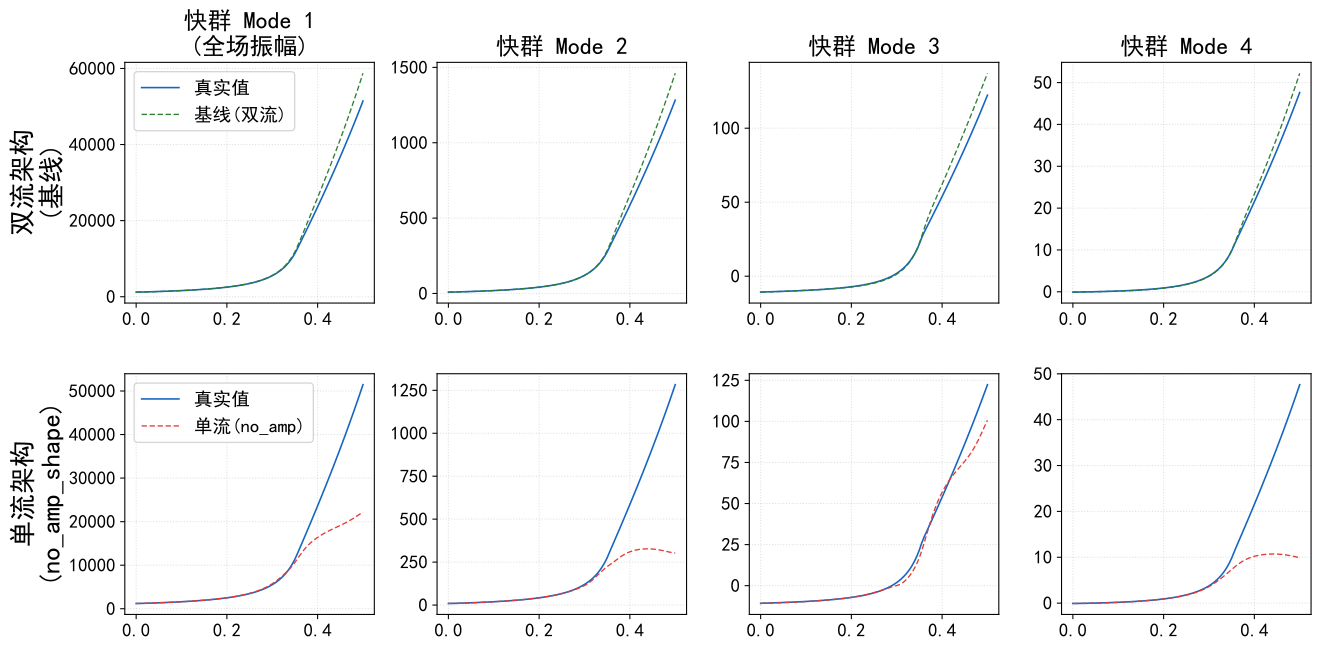

Here is the Python script that generated this plot:
# 图 5-3: 双流 vs 单流架构 POD 系数轨迹对比 — 同一外推算例，仅展示快群 4 阶
import matplotlib
matplotlib.use('Agg')
import matplotlib.pyplot as plt
import numpy as np
import os

plt.rcParams.update({
    'font.sans-serif': ['SimHei', 'Songti SC', 'Arial'],
    'font.family': 'sans-serif',
    'font.size': 20,
    'axes.labelsize': 20,
    'legend.fontsize': 20,
    'figure.dpi': 300,
    'axes.unicode_minus': False,
    'savefig.bbox': 'tight',
})

DATA = '2D-PINN/data-processed'
BASE = '2D-PINN/ablation/no_cumsum/results'
ABL  = '2D-PINN/ablation/no_amp_shape/results'

A_true = np.load(os.path.join(DATA, 'A_test.npy'))
A_base = np.load(os.path.join(BASE, 'test_extrap', 'A_pred.npy'))
A_abl  = np.load(os.path.join(ABL, 'test_extrap', 'A_pred.npy'))

t = np.arange(0, 0.505, 0.005)
case_idx = 0  # representative extrapolation case

# POD 系数拼接顺序: 快群 4 阶在前, 热群 4 阶在后
# 此处只展示快群 4 阶 (Mode 1–4), 热群 4 阶 (Mode 5–8) 模式类似
mode_names = ['快群 Mode 1\n(全场振幅)', '快群 Mode 2',
              '快群 Mode 3',           '快群 Mode 4']
n_modes = 4

fig, axes = plt.subplots(2, n_modes, figsize=(14, 7))

for m in range(n_modes):
    # Row 0: baseline (dual-stream)
    ax0 = axes[0, m]
    ax0.plot(t, A_true[case_idx, :, m], color='#1565C0', linewidth=1.2, label='真实值')
    ax0.plot(t, A_base[case_idx, :, m], color='#2E7D32', linewidth=1.0,
             linestyle='--', dashes=(4, 2), label='基线(双流)')
    ax0.set_title(mode_names[m], fontsize=18, fontweight='bold')
    ax0.grid(True, linestyle=':', alpha=0.4)
    ax0.tick_params(labelsize=14)
    if m == 0:
        ax0.set_ylabel('双流架构\n(基线)', fontsize=20, fontweight='bold')
        ax0.legend(fontsize=14, loc='upper left')

    # Row 1: ablation (single-stream)
    ax1 = axes[1, m]
    ax1.plot(t, A_true[case_idx, :, m], color='#1565C0', linewidth=1.2, label='真实值')
    ax1.plot(t, A_abl[case_idx, :, m], color='#E53935', linewidth=1.0,
             linestyle='--', dashes=(4, 2), label='单流(no_amp)')
    ax1.grid(True, linestyle=':', alpha=0.4)
    ax1.tick_params(labelsize=14)
    if m == 0:
        ax1.set_ylabel('单流架构\n(no_amp_shape)', fontsize=20, fontweight='bold')
        ax1.legend(fontsize=14, loc='upper left')

plt.tight_layout(pad=0.8, h_pad=1.5, w_pad=0.6)
out = 'fig/fig_ch5_dual_vs_single.svg'
plt.savefig(out, facecolor='white', edgecolor='none')
plt.close()
print(f'Saved: {out}')
